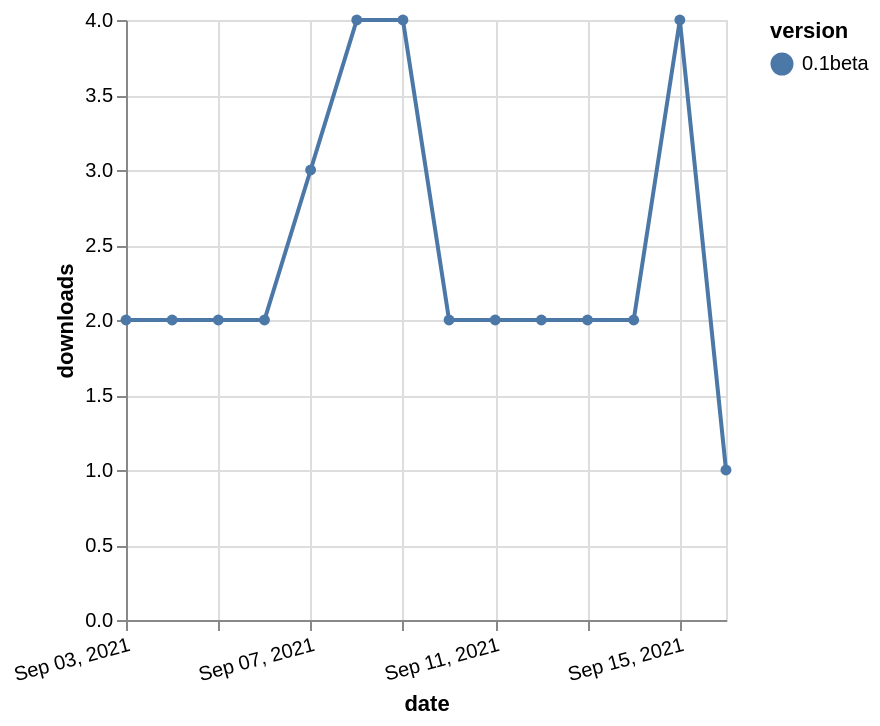

Vega-Lite specification stored for this chart:
### Vega-Lite specification from a JSON file in a GitHub repository (floating-point values rounded to 4 significant figures)
{"$schema": "https://vega.github.io/schema/vega-lite/v5.json", "description": "A simple bar chart with embedded data.", "data": {"values": [{"date": "2021-09-03", "total": 1628, "delta": 2, "version": "0.1beta"}, {"date": "2021-09-04", "total": 1630, "delta": 2, "version": "0.1beta"}, {"date": "2021-09-05", "total": 1632, "delta": 2, "version": "0.1beta"}, {"date": "2021-09-06", "total": 1634, "delta": 2, "version": "0.1beta"}, {"date": "2021-09-07", "total": 1637, "delta": 3, "version": "0.1beta"}, {"date": "2021-09-08", "total": 1641, "delta": 4, "version": "0.1beta"}, {"date": "2021-09-09", "total": 1645, "delta": 4, "version": "0.1beta"}, {"date": "2021-09-10", "total": 1647, "delta": 2, "version": "0.1beta"}, {"date": "2021-09-11", "total": 1649, "delta": 2, "version": "0.1beta"}, {"date": "2021-09-12", "total": 1651, "delta": 2, "version": "0.1beta"}, {"date": "2021-09-13", "total": 1653, "delta": 2, "version": "0.1beta"}, {"date": "2021-09-14", "total": 1655, "delta": 2, "version": "0.1beta"}, {"date": "2021-09-15", "total": 1659, "delta": 4, "version": "0.1beta"}, {"date": "2021-09-16", "total": 1660, "delta": 1, "version": "0.1beta"}]}, "width": "container", "mark": {"type": "line", "point": {"filled": true}}, "encoding": {"x": {"field": "date", "type": "temporal", "timeUnit": "yearmonthdate", "title": "date", "axis": {"labelAngle": -15}}, "y": {"field": "delta", "type": "quantitative", "title": "downloads"}, "color": {"field": "version", "type": "nominal"}, "tooltip": {"field": "delta"}}}
